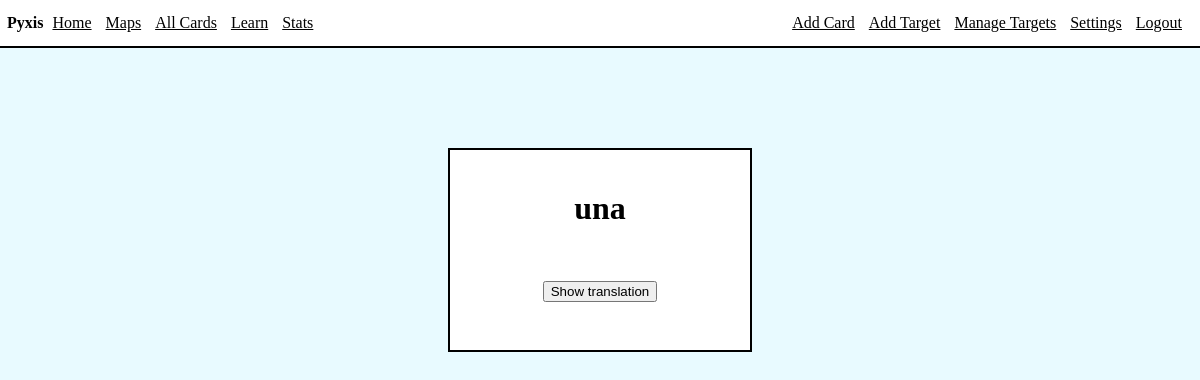
The app's page /flashcards (signed in), older data.
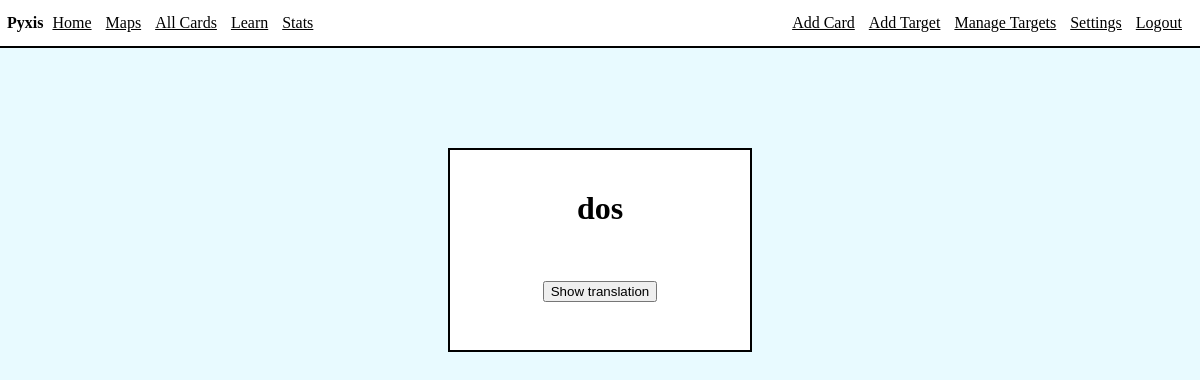
The same page, newer data.
### app/models.py (models this page shows, shortened)
class Card(db.Model):
    id = db.Column(db.Integer, index=True, primary_key=True)
    word = db.Column(db.String(64), index=True)
    translation = db.Column(db.String(1000), index=True)
    status = db.Column(db.String(64), index=True)
    nextReviewDate = db.Column(db.Date, index=True)
    lastInterval = db.Column(db.Integer)
    variants = db.relationship("Variant", backref='card', lazy=True)
    user_id = db.Column(db.Integer, db.ForeignKey('user.id'))

### app/routes/routes.py (the view, shortened to what this page needs)
@app.route('/flashcards', methods=['GET', 'POST'])
@login_required
def flashcards():
    flashcards = getFlashcards()
    repeatForm = RepeatCard()
    completeForm = CompleteCard()
    if not flashcards:
        flash('You have reviewed all due cards!')
        return render_template('learn.html', title='Learn')
    if not flashcards:
        flash('You have reviewed all due cards!')
        return render_template('learn.html', title='Learn')
    return render_template('flashcards.html', title='Flashcards', flashcards=flashcards, flashcard=flashcards[0], repeatForm=repeatForm, completeForm=completeForm)

### app/helpers.py (called while the page is built)
def getFlashcards():
    curDate = date.today()
    flashcards = db.session.query(Card).filter(Card.nextReviewDate<=curDate, Card.status!='repeat', Card.user_id==current_user.id).all()
    if not flashcards:
        flashcards = getReviewCards()
    return flashcards

### app/models.py (called while the page is built)
@login.user_loader
def load_user(id):
    return User.query.get(int(id))

### app/templates/flashcards.html (shortened to what this page needs)
{% extends 'base.html' %}
{% block content %}
<div class="int">
    {% if not flashcards %}
        <p>No more cards to review today!</p>
    {% else %}
    <div class="flashcard">
        <div class="entireCard">
        <div class="cardText">{{ flashcard.word }}</div><br>
        <br><br>
        <div class="cardButtons">
        <button class="swap" id="showElement" onclick="swap()">Show translation</button>
        <div class="cardOptions">
        </div>
        </div>
        </div>
    </div>
    {% endif %}
</div>
{% endblock %}

Row changes from the older to the newer data that the page shows:
no longer on this page (row edited): Card: word "una"
now on this page (row unchanged): Card: word "dos"
